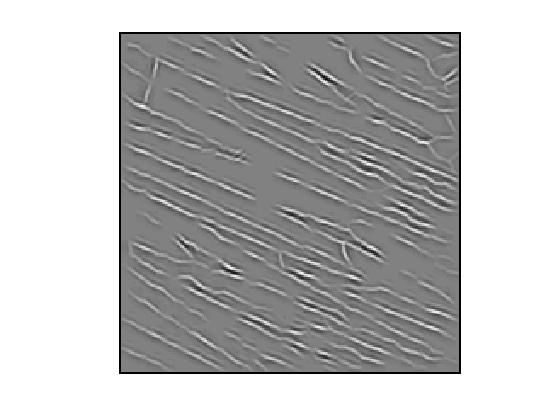
%> input picture ruijin/CRBM/Honglak Lee/texture synthesis/blure.jpg, 560 x 420 px
$ octave blur_clear2.m   (GNU Octave 9; MATLAB toolbox functions it lacks are replaced by stand-ins)
%> lines starting %> are read from the running program, lines starting %| are printed output that depends on the picture
clc;clear all;
a=imread('blure.jpg');
%> a is the input picture: size 420x560x3 uint8; min 0, max 255, mean 190.3
b=imread('clear.jpg');
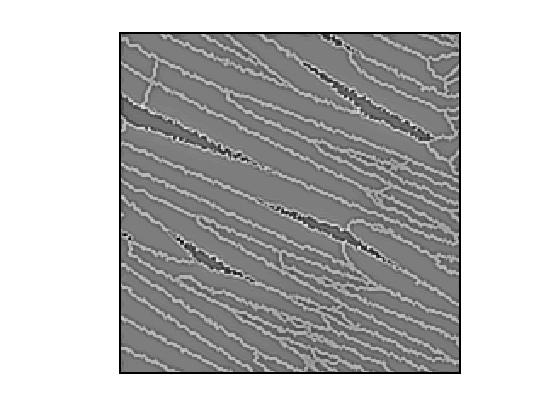
%> input picture ruijin/CRBM/Honglak Lee/texture synthesis/clear.jpg, 560 x 420 px
%> b is the input picture: size 420x560x3 uint8; min 0, max 255, mean 190
a1=a(:,:,1); b1=b(:,:,1);
a_blur=a1(33:374,120:461);b_clear=b1(33:374,120:461);
%> after `a_blur=a1(33:374,120:461)`:
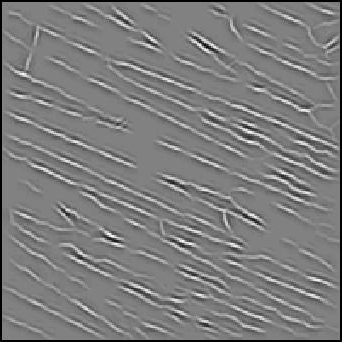
%> a_blur: size 342x342 uint8; min 0, max 255, mean 124.9
%> after `b_clear=b1(33:374,120:461)`:
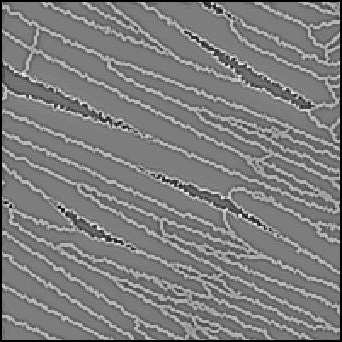
%> b_clear: size 342x342 uint8; min 0, max 255, mean 124.3
c=b_clear-a_blur;
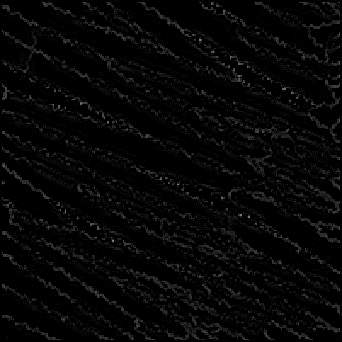
%> c: size 342x342 uint8; min 0, max 137, mean 6.6
c(141,156);
% [69 lines of commented-out code are left out]
